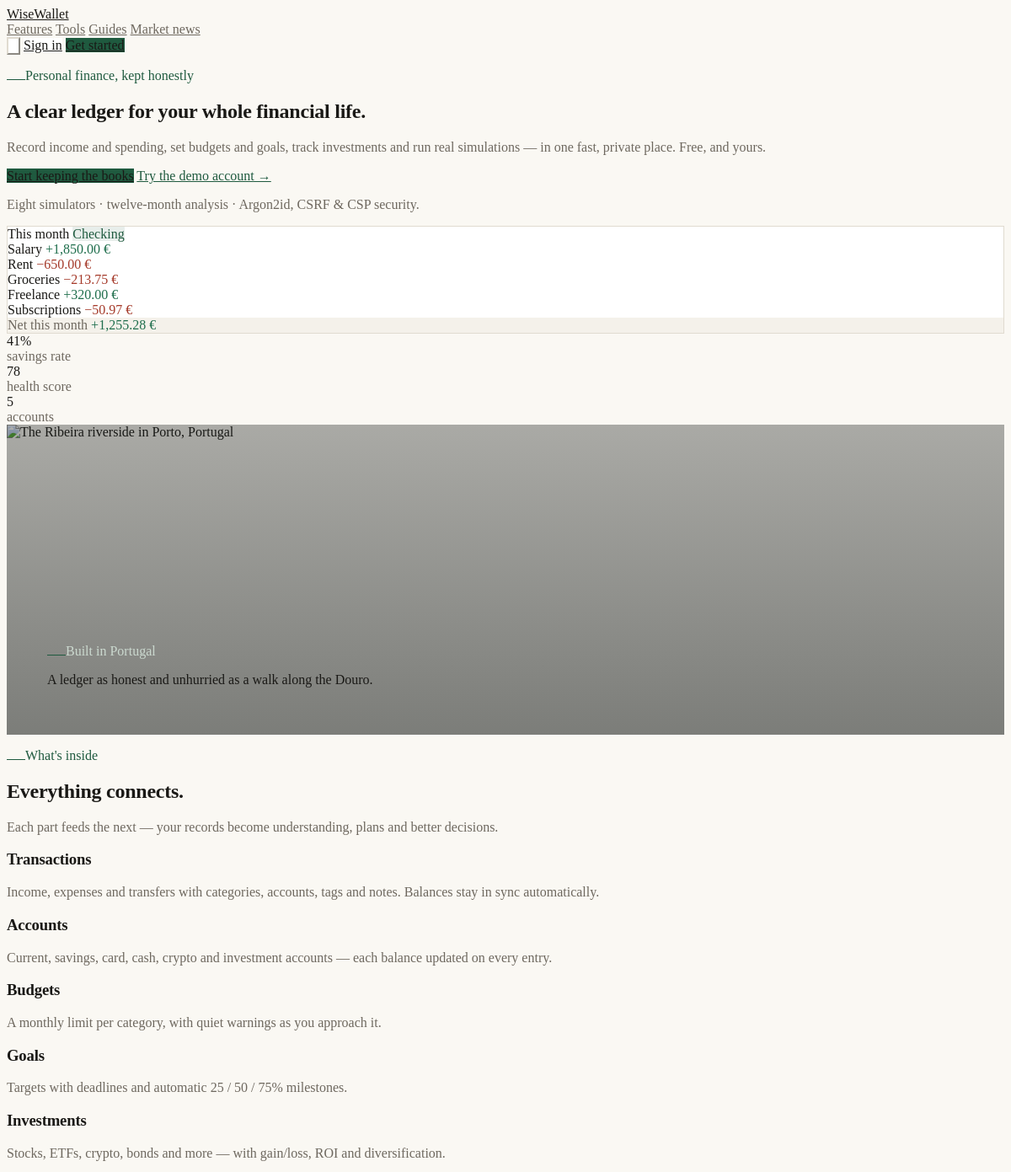
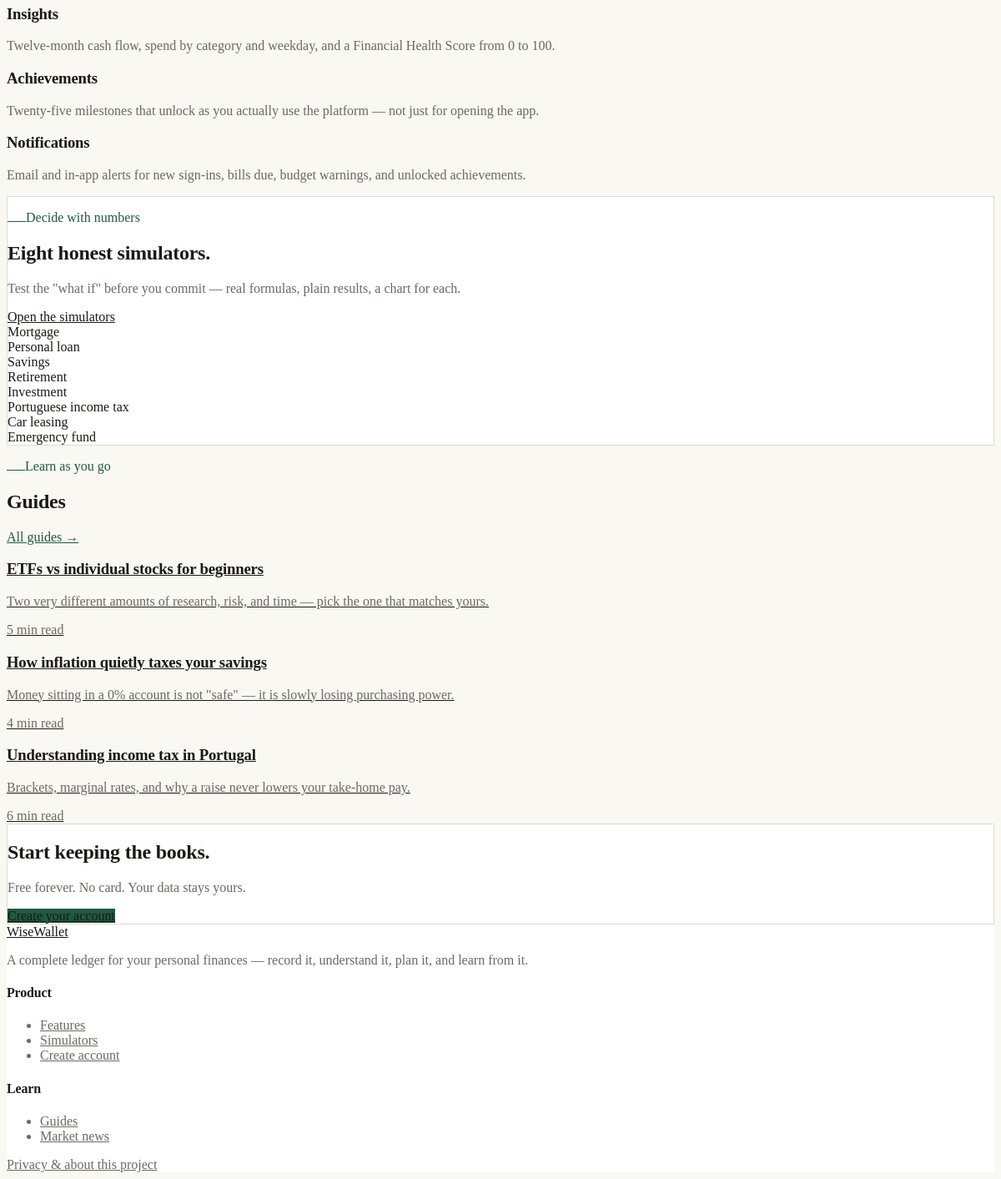
The page / on the database its author committed (2 pictures, top to bottom).
### tables this page shows
CREATE TABLE `articles` (
  `id`               INT UNSIGNED NOT NULL AUTO_INCREMENT,
  `author_id`        INT UNSIGNED NULL,
  `category_id`      INT UNSIGNED NULL,
  `slug`             VARCHAR(190) NOT NULL,
  `title`            VARCHAR(200) NOT NULL,
  `excerpt`          VARCHAR(300) NOT NULL DEFAULT '',
  `body`             MEDIUMTEXT NOT NULL,
  `cover_image`      VARCHAR(255) NULL,
  `status`           ENUM('draft','published') NOT NULL DEFAULT 'published',
  `reading_minutes`  INT NOT NULL DEFAULT 5,
  `views`            INT NOT NULL DEFAULT 0,
  `published_at`     DATETIME NULL,
  `created_at`       DATETIME NOT NULL DEFAULT CURRENT_TIMESTAMP,
  `updated_at`       TIMESTAMP NOT NULL DEFAULT CURRENT_TIMESTAMP ON UPDATE CURRENT_TIMESTAMP,
  PRIMARY KEY (`id`),
  UNIQUE KEY `uq_articles_slug` (`slug`),
  KEY `idx_articles_status` (`status`,`published_at`),
  CONSTRAINT `fk_articles_author` FOREIGN KEY (`author_id`) REFERENCES `users`(`id`) ON DELETE SET NULL,
  CONSTRAINT `fk_articles_cat` FOREIGN KEY (`category_id`) REFERENCES `article_categories`(`id`) ON DELETE SET NULL
);

### app/helpers.php (called while the page is built, shortened)
<?php
function e($value): string
{
    return htmlspecialchars((string) ($value ?? ''), ENT_QUOTES | ENT_SUBSTITUTE, 'UTF-8');
}

### app/config.php (called while the page is built, shortened)
<?php
function ww_config(string $key, $default = null)
{
    $env = $GLOBALS['__ww_env'][$key] ?? getenv($key);
    if ($env === false || $env === null || $env === '') {
        return $default;
    }
    $lower = strtolower((string) $env);
    return $env;
}

### app/Database.php (called while the page is built, shortened)
<?php
final class Database
{
    private static ?PDO $pdo = null;
    public static function pdo(): PDO
    {
        $host = (string) ww_config('DB_HOST', '127.0.0.1');
        $port = (string) ww_config('DB_PORT', '3306');
        $name = (string) ww_config('DB_NAME', 'wisewallet');
        $user = (string) ww_config('DB_USER', 'root');
        $pass = (string) ww_config('DB_PASS', '');
        $dsn = "mysql:host={$host};port={$port};dbname={$name};charset=utf8mb4";
        try {
            self::$pdo = new PDO($dsn, $user, $pass, [
                PDO::ATTR_ERRMODE            => PDO::ERRMODE_EXCEPTION,
                PDO::ATTR_DEFAULT_FETCH_MODE => PDO::FETCH_ASSOC,
                PDO::ATTR_EMULATE_PREPARES   => false,
                PDO::ATTR_STRINGIFY_FETCHES  => false,
            ]);
        } catch (PDOException $e) {
            error_log('DB connection failed: ' . $e->getMessage());
            http_response_code(503);
            if (WW_DEBUG) {
                exit('Database connection failed: ' . htmlspecialchars($e->getMessage(), ENT_QUOTES));
            }
            exit('Service temporarily unavailable. Please try again later.');
        }
        return self::$pdo;
    }
    public static function all(string $sql, array $params = []): array
    {
        $stmt = self::pdo()->prepare($sql);
        $stmt->execute($params);
        return $stmt->fetchAll();
    }
}

### public/index.php (the view, shortened to what this page needs)
<?php
$articles = Database::all(
    "SELECT slug, title, excerpt, reading_minutes FROM articles WHERE status='published' ORDER BY published_at DESC LIMIT 3"
);
require __DIR__ . '/../app/views/partials/public_head.php';
$features = [
    ['Transactions', 'Income, expenses and transfers with categories, accounts, tags and notes. Balances stay in sync automatically.'],
    ['Accounts', 'Current, savings, card, cash, crypto and investment accounts — each balance updated on every entry.'],
    ['Budgets', 'A monthly limit per category, with quiet warnings as you approach it.'],
    ['Goals', 'Targets with deadlines and automatic 25 / 50 / 75% milestones.'],
    ['Investments', 'Stocks, ETFs, crypto, bonds and more — with gain/loss, ROI and diversification.'],
    ['Insights', 'Twelve-month cash flow, spend by category and weekday, and a Financial Health Score from 0 to 100.'],
    ['Achievements', 'Twenty-five milestones that unlock as you actually use the platform — not just for opening the app.'],
    ['Notifications', 'Email and in-app alerts for new sign-ins, bills due, budget warnings, and unlocked achievements.'],
];
$tools = [
    'Mortgage', 'Personal loan', 'Savings', 'Retirement',
    'Investment', 'Portuguese income tax', 'Car leasing', 'Emergency fund',
];
?>
<section class="max-w-6xl mx-auto px-4 sm:px-6 pt-16 pb-20 grid lg:grid-cols-2 gap-12 lg:gap-16 items-center">
  <div class="reveal">
    <p class="eyebrow mb-5">Personal finance, kept honestly</p>
    <h1 class="text-4xl sm:text-5xl lg:text-6xl leading-[1.05]">A clear ledger for your whole financial life.</h1>
    <p class="text-lg text-soft mt-6 max-w-xl">
      Record income and spending, set budgets and goals, track investments and run
      real simulations — in one fast, private place. Free, and yours.
    </p>
    <div class="flex flex-wrap items-center gap-4 mt-8">
      <a href="/register" class="btn-primary px-5 py-2.5">Start keeping the books</a>
      <a href="/login" class="text-sm font-medium text-accent hover:underline">Try the demo account &rarr;</a>
    </div>
    <p class="text-xs text-soft mt-6">Eight simulators · twelve-month analysis · Argon2id, CSRF &amp; CSP security.</p>
  </div>
  <div class="reveal">
    <div class="card overflow-hidden">
      <div class="flex items-center justify-between px-5 py-3 border-b" style="border-color:rgb(var(--line))">
        <span class="font-display font-semibold">This month</span>
        <span class="badge-brand">Checking</span>
      </div>
      <div class="divide-y text-sm" style="--tw-divide-opacity:1">
        <?php
        $rows = [
            ['Salary', '+1,850.00', 'pos'],
            ['Rent', '−650.00', 'neg'],
            ['Groceries', '−213.75', 'neg'],
            ['Freelance', '+320.00', 'pos'],
            ['Subscriptions', '−50.97', 'neg'],
        ];
        foreach ($rows as [$label, $amt, $cls]): ?>
          <div class="flex items-center justify-between px-5 py-3" style="border-color:rgb(var(--line))">
            <span><?= e($label) ?></span>
            <span class="amount font-medium text-<?= $cls ?>"><?= e($amt) ?> &euro;</span>
          </div>
        <?php endforeach; ?>
      </div>
      <div class="flex items-center justify-between px-5 py-3 border-t" style="border-color:rgb(var(--line));background:rgb(var(--surface-2))">
        <span class="text-soft">Net this month</span>
        <span class="amount font-display font-semibold text-pos">+1,255.28 &euro;</span>
      </div>
    </div>
    <div class="grid grid-cols-3 gap-px mt-px text-center text-xs">
      <div class="card-pad py-3"><div class="font-display text-xl font-semibold">41%</div><div class="text-soft mt-0.5">savings rate</div></div>
      <div class="card-pad py-3"><div class="font-display text-xl font-semibold">78</div><div class="text-soft mt-0.5">health score</div></div>
      <div class="card-pad py-3"><div class="font-display text-xl font-semibold">5</div><div class="text-soft mt-0.5">accounts</div></div>
    </div>
  </div>
</section>
<section class="hero-band reveal">
  <div class="hero-band-media">
    <?php if (is_file(WW_PUBLIC . '/assets/video/hero.mp4')): ?>
      <video autoplay muted loop playsinline preload="auto">
        <source src="<?= asset('/assets/video/hero.mp4') ?>" type="video/mp4">
      </video>
    <?php else: ?>
      <img src="https://images.unsplash.com/photo-1507709364617-197d5065ed49?fm=jpg&amp;q=70&amp;w=2000&amp;auto=format&amp;fit=crop"
           alt="The Ribeira riverside in Porto, Portugal" loading="lazy">
    <?php endif; ?>
  </div>
  <div class="hero-band-veil"></div>
  <div class="hero-band-copy">
    <p class="eyebrow mb-3" style="color:#cbd9cf">Built in Portugal</p>
    <p class="font-display text-2xl sm:text-3xl text-white max-w-md">A ledger as honest and unhurried as a walk along the Douro.</p>
  </div>
</section>
<section id="features" class="max-w-6xl mx-auto px-4 sm:px-6 py-20">
  <div class="grid lg:grid-cols-[1fr_2fr] gap-10">
    <div class="reveal">
      <p class="eyebrow mb-4">What's inside</p>
      <h2 class="text-3xl sm:text-4xl">Everything connects.</h2>
      <p class="text-soft mt-4 max-w-sm">Each part feeds the next — your records become understanding, plans and better decisions.</p>
    </div>
    <div class="divide-y" data-reveal-stagger style="border-color:rgb(var(--line))">
      <?php foreach ($features as [$name, $desc]): ?>
        <div class="grid sm:grid-cols-[180px_1fr] gap-2 sm:gap-6 py-5" style="border-color:rgb(var(--line))">
          <h3 class="font-display text-lg font-semibold"><?= e($name) ?></h3>
          <p class="text-soft text-sm leading-relaxed"><?= e($desc) ?></p>
        </div>
      <?php endforeach; ?>
    </div>
  </div>
</section>
<section id="tools" class="max-w-6xl mx-auto px-4 sm:px-6 py-16">
  <div class="card card-pad sm:p-10">
    <div class="grid lg:grid-cols-2 gap-10 items-center">
      <div class="reveal">
        <p class="eyebrow mb-4">Decide with numbers</p>
        <h2 class="text-3xl sm:text-4xl">Eight honest simulators.</h2>
        <p class="text-soft mt-4 max-w-md">Test the "what if" before you commit — real formulas, plain results, a chart for each.</p>
        <a href="/simulators" class="btn-outline btn-sm mt-6">Open the simulators</a>
      </div>
      <div class="grid grid-cols-2 gap-px" data-reveal-stagger>
        <?php foreach ($tools as $tname): ?>
          <div class="px-4 py-3 text-sm border-t sm:border-t-0 sm:border-l" style="border-color:rgb(var(--line))"><?= e($tname) ?></div>
        <?php endforeach; ?>
      </div>
    </div>
  </div>
</section>
<section class="max-w-6xl mx-auto px-4 sm:px-6 py-16">
  <div class="flex items-end justify-between mb-6 reveal">
    <div>
      <p class="eyebrow mb-3">Learn as you go</p>
      <h2 class="text-3xl sm:text-4xl">Guides</h2>
    </div>
    <a href="/blog" class="text-sm font-medium text-accent hover:underline">All guides &rarr;</a>
  </div>
  <div class="divide-y" data-reveal-stagger style="border-color:rgb(var(--line))">
    <?php foreach ($articles as $a): ?>
      <a href="/article?slug=<?= e($a['slug']) ?>" class="grid sm:grid-cols-[1fr_auto] gap-2 sm:gap-8 py-5 group" style="border-color:rgb(var(--line))">
        <div>
          <h3 class="font-display text-lg font-semibold group-hover:text-accent"><?= e($a['title']) ?></h3>
          <p class="text-soft text-sm mt-1 max-w-2xl"><?= e($a['excerpt']) ?></p>
        </div>
        <div class="text-soft text-xs whitespace-nowrap sm:text-right pt-1"><?= (int) $a['reading_minutes'] ?> min read</div>
      </a>
    <?php endforeach; ?>
  </div>
</section>
<section class="max-w-6xl mx-auto px-4 sm:px-6 py-16">
  <div class="card card-pad sm:p-12 flex flex-col sm:flex-row sm:items-center justify-between gap-6 reveal">
    <div>
      <h2 class="text-2xl sm:text-3xl">Start keeping the books.</h2>
      <p class="text-soft mt-2">Free forever. No card. Your data stays yours.</p>
    </div>
    <a href="/register" class="btn-primary px-5 py-2.5 whitespace-nowrap">Create your account</a>
  </div>
</section>
<?php require __DIR__ . '/../app/views/partials/public_foot.php';

### src/css/app.css (style rules this page uses)
:root { --paper: 250 248 243; --surface: 255 255 255; --surface-2: 244 241 234; --ink: 26 25 22; --ink-soft: 110 104 95; --line: 224 219 208; --accent: 31 90 63; --pos: 31 110 76; --neg: 165 58 42; --warn: 150 110 36; }
html.js .reveal { opacity: 0; transform: translateY(16px); transition: opacity .7s cubic-bezier(.22,1,.36,1), transform .7s cubic-bezier(.22,1,.36,1); }
.reveal.in { opacity: 1 !important; transform: none !important; }
html.js [data-reveal-stagger] > * { opacity: 0; transform: translateY(14px); transition: opacity .6s cubic-bezier(.22,1,.36,1), transform .6s cubic-bezier(.22,1,.36,1); }
[data-reveal-stagger].in > * { opacity: 1 !important; transform: none !important; }
.hero-band { position: relative; height: 46vh; min-height: 320px; max-height: 520px; overflow: hidden; isolation: isolate; }
.hero-band-media { position: absolute; inset: 0; z-index: -2; }
.hero-band-media img, .hero-band-media video { width: 100%; height: 100%; object-fit: cover; }
.hero-band-veil { position: absolute; inset: 0; z-index: -1; background: linear-gradient(180deg, rgba(20,24,21,.35) 0%, rgba(20,24,21,.55) 100%); }
.hero-band-copy { position: absolute; left: 0; bottom: 0; padding: 2rem; max-width: 56rem; margin: 0 auto; width: 100%; }
@media (min-width: 1024px) { .hero-band-copy { padding: 2.5rem 3rem; } }

### rows shown on the page
articles: title "ETFs vs individual stocks for beginners", excerpt "Two very different amounts of research, risk, and time — pick the one that matches yours.", reading_minutes "5"
articles: title "How inflation quietly taxes your savings", excerpt "Money sitting in a 0% account is not \"safe\" — it is slowly losing purchasing power.", reading_minutes "4"
articles: title "Understanding income tax in Portugal", excerpt "Brackets, marginal rates, and why a raise never lowers your take-home pay.", reading_minutes "6"

### other values the page prints
$label "Salary"
$amt "+1,850.00"
$label "Rent"
$amt "−650.00"
$label "Groceries"
$amt "−213.75"
$label "Freelance"
$amt "+320.00"
$label "Subscriptions"
$amt "−50.97"
$name "Transactions"
$desc "Income, expenses and transfers with categories, accounts, tags and notes. Balances stay in sync automatically."
$name "Accounts"
$desc "Current, savings, card, cash, crypto and investment accounts — each balance updated on every entry."
$name "Budgets"
